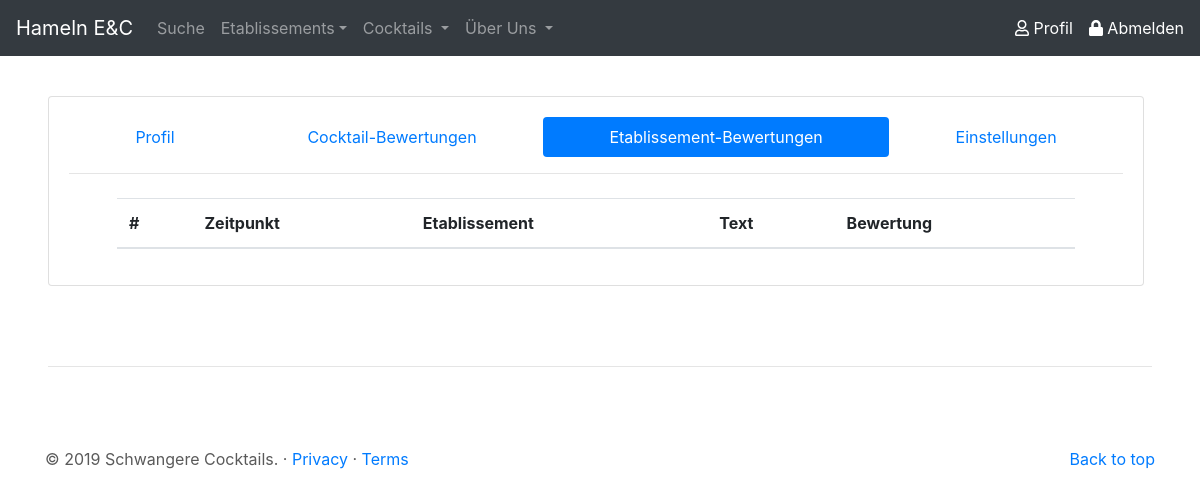
Page /site/profil_etablissementRatings.php (signed in) on the earlier database version.
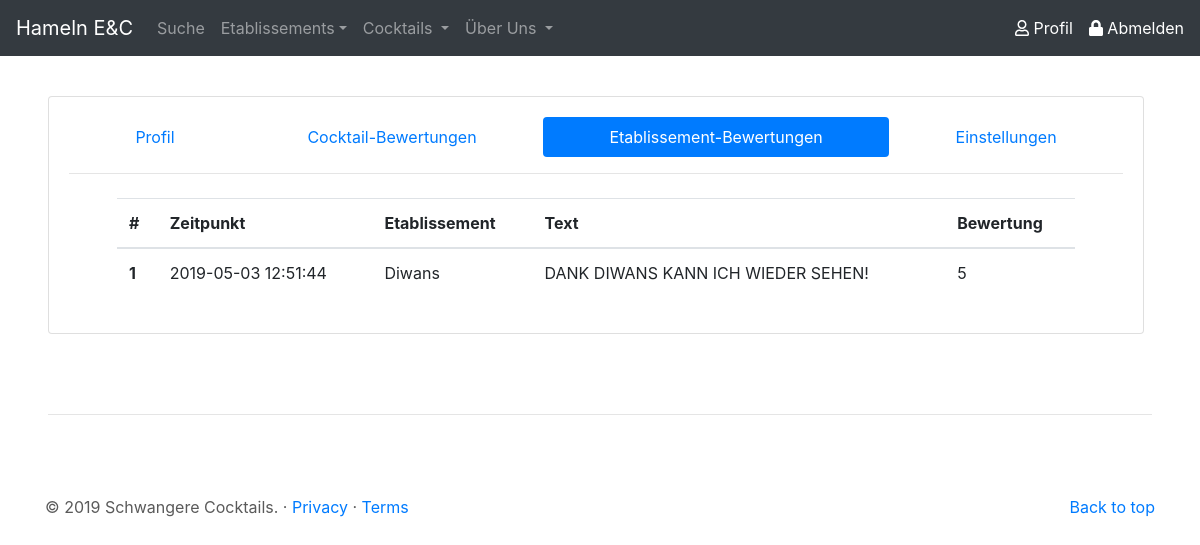
Same page on the later database version.
### tables this page shows
CREATE TABLE `bewertung_etablissement` (
  `id` int(11) NOT NULL,
  `user_id` int(11) NOT NULL,
  `timestamp` timestamp NOT NULL DEFAULT CURRENT_TIMESTAMP ON UPDATE CURRENT_TIMESTAMP,
  `eta_id` int(11) NOT NULL,
  `text` text NOT NULL,
  `wert` enum('1','2','3','4','5') NOT NULL
);

CREATE TABLE `etablissement` (
  `id` int(11) NOT NULL,
  `name` varchar(50) NOT NULL,
  `ort` varchar(50) NOT NULL,
  `anschrift` varchar(50) NOT NULL,
  `verifiziert` tinyint(1) NOT NULL DEFAULT '0'
);

### php/sessioncheck.php (called while the page is built, shortened)
<?php
if (isset($_SESSION['username'])) {
    $angemeldet = true;
    $username = $_SESSION['username'];
} else {
    $angemeldet = false;
}

### site/profil_etablissementRatings.php (the view, shortened to what this page needs)
<?php
include('../php/sessioncheck.php');
if ($angemeldet) {
    $pdo = new PDO('mysql:host=localhost;dbname=dbprog', 'root', '');
    $statement = $pdo->prepare("SELECT id FROM user WHERE username = :username");
    $result = $statement->execute(array('username' => $username));
    $userFetch = $statement->fetch();
    $userid = $userFetch["id"];
    $statement = $pdo->prepare("SELECT bewertung_etablissement.timestamp, etablissement.name, bewertung_etablissement.text, bewertung_etablissement.wert FROM bewertung_etablissement JOIN etablissement on bewertung_etablissement.eta_id = etablissement.id WHERE bewertung_etablissement.user_id = :userid");
    $result = $statement->execute(array('userid' => $userid));
    $ratingFetch = $statement->fetchAll();
    $ratingFetchLength = count($ratingFetch);
}
?>
<!doctype html>
<html lang="de">
<head>
    <link rel="stylesheet" href="https://stackpath.bootstrapcdn.com/bootstrap/4.3.1/css/bootstrap.min.css">
    <link href="../css/csstoolbox.css" rel="stylesheet">
</head>
<body class="center-block">
    <header role="header">
        <?php
        include('../php/buildHeader.php');
        ?>
    </header>
    <main role="main">
        <div class="mt-5 ml-5 mr-5">
            <div class="card card-body mr-2">
                <?php
                if ($angemeldet) {
                    echo '
                    <nav class="nav nav-pills flex-column flex-sm-row">
                        <a class="flex-sm-fill text-sm-center nav-link" href="../site/profil_main.php">Profil</a>
                        <a class="flex-sm-fill text-sm-center nav-link" href="../site/profil_cocktailRatings.php">Cocktail-Bewertungen</a>
                        <a class="flex-sm-fill text-sm-center nav-link active" href="../site/profil_etablissementRatings.php">Etablissement-Bewertungen</a>
                        <a class="flex-sm-fill text-sm-center nav-link" href="../site/profil_einstellungen.php">Einstellungen</a>
                    </nav>
                    <hr>
                    <div class="mr-5 ml-5 mt-2">';
                    echo '
                    <table class="table">
                        <thead>
                            <tr>
                                <th scope="col">#</th>
                                <th scope="col">Zeitpunkt</th>
                                <th scope="col">Etablissement</th>
                                <th scope="col">Text</th>
                                <th scope="col">Bewertung</th>
                            </tr>
                        </thead>
                        <tbody>';
                    $i = 0;
                    $rownum = 1;
                    while ($i < $ratingFetchLength) {
                        echo '<tr>';
                        echo '<th scope="row">' . $rownum;
                        echo '<td>' . $ratingFetch[$i][0] . '</td>';
                        echo '<td>' . $ratingFetch[$i][1] . '</td>';
                        echo '<td>' . $ratingFetch[$i][2] . '</td>';
                        echo '<td>' . $ratingFetch[$i][3] . '</td>';
                        echo '</tr>';
                        $rownum++;
                        $i++;
                    }
                    echo '</tbody></table></div>';
                } else {
                    echo '<h2 class="ml-4 ct-text-center">Bitte zuerst <a class="ct-panel-group" href="signin.php">Anmelden</a>.</h2>';
                }
                ?>
            </div>
        </div>
    </main>
    <hr class="ct-hr-divider ml-5 mr-5">
    <footer role="footer" class="container">
        <?php
        include('../php/buildFooter.php');
        ?>
    </footer>
</body>
</html>

### php/buildHeader.php (shortened to what this page needs)
<?php
$searchActive = "";
$cocktailActive = "";
$etablissementActive = "";
$uberUnsActive = "";
echo '
    <nav class="navbar navbar-expand-md navbar-dark fixed-top bg-dark">
        <a class="navbar-brand" href="../site/">Hameln E&C</a>
        <div class="collapse navbar-collapse" id="navbarCollapse">
            <ul class="navbar-nav mr-auto">
                <li class="nav-item ' . $searchActive . '">
                    <a class="nav-link" href="../site/search.php">Suche</a>
                </li>
                <li class="nav-item dropdown  ' . $etablissementActive . '">
                    <a class="nav-link dropdown-toggle" href="" id="etablissementDropdown" role="button" data-toggle="dropdown" aria-haspopup="true" aria-expanded="false">Etablissements</a>
                </li>
                <li class="nav-item dropdown ' . $cocktailActive . '">
                    <a class="nav-link dropdown-toggle" href="" id="cocktailDropdown" role="button" data-toggle="dropdown" aria-haspopup="true" aria-expanded="false">Cocktails
                    </a>
                </li>
				<li class="nav-item dropdown ' . $uberUnsActive . '">
				<a class="nav-link dropdown-toggle" href="" id="uberUnsDropdown" role="button" data-toggle="dropdown" aria-haspopup="true" aria-expanded="false">Über Uns
                    </a>
				</li>
            </ul>';
if ($angemeldet and !isset($signout)) {
    echo '<a href="../site/profil_main.php" class="profil-nav mr-3"><i class="far fa-user"></i> Profil</a>';
    echo '<a href="../site/signout.php" class="profil-nav"><i class="fas fa-lock"></i> Abmelden</a>';
} else {
    echo '<a href="../site/signin.php" class="profil-nav"><i class="fas fa-unlock"></i> Anmelden</a>';
}
echo '
        </div>
    </nav>';

### php/buildFooter.php
<?php
echo '
    <p class="float-right"><a href="#">Back to top</a></p>
    <p>&copy; 2019 Schwangere Cocktails. &middot; <a href="#">Privacy</a> &middot; <a href="#">Terms</a></p>';

### css/csstoolbox.css (style rules this page uses)
a.profil-nav:link { color: #FFFFFF; }
body { padding-top: 3rem; padding-bottom: 3rem; margin: auto; color: #5a5a5a; }
.ct-hr-divider { margin: 5rem; }

Differences in the rows shown:
added bewertung_etablissement: timestamp "2019-05-03 12:51:44", eta.name "Diwans", text "DANK DIWANS KANN ICH WIEDER SEHEN!", wert "5"
